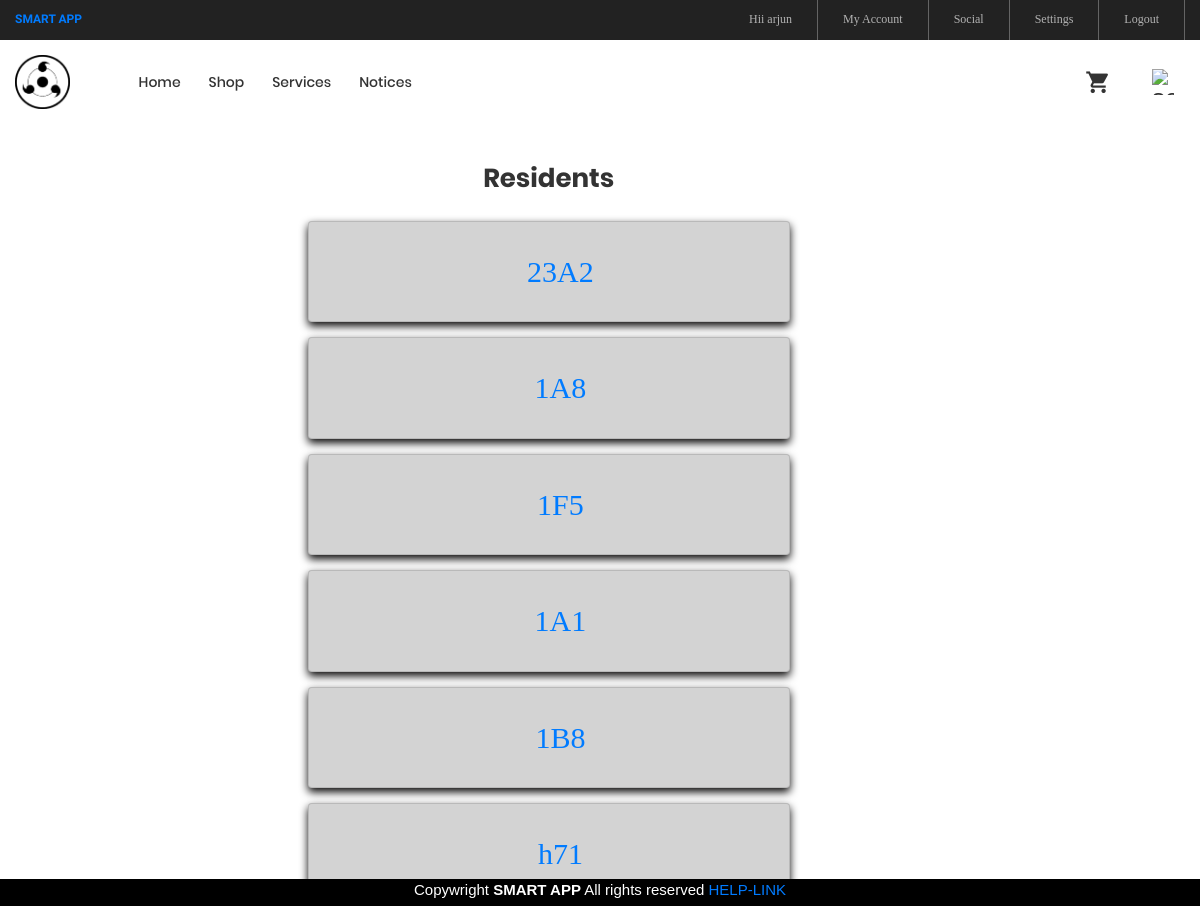
/residents/ (signed in), run on the app's committed database.
### signin/models.py (models this page shows, shortened)
class UserProfile(models.Model):
        user = models.OneToOneField(User, on_delete=models.CASCADE)
        flat_number = models.CharField(max_length=30)
        mobile_number = models.CharField(max_length=20)
        pro_pic=models.ImageField(upload_to='images',blank=True,null=True)

### ser/views.py (the view)
# urls.py: path('residents/',views.residents,name="residents"),
@login_required
def residents(request):
    tenants=UserProfile.objects.all()
    info=[]
    for x in tenants:
        y={'flnum':x.flat_number}
        info.append(y)
    context={
            'info':info
        }
    return render(request,'residents.html',context)

### templates/residents.html (shortened to what this page needs)
{% extends "base.html" %}
{% load static %}
{% block page_content %}
<body>
<div class="row " style="margin-top: 10%">
  <div class="col-md-3"></div>
<div  class="col-md-5" style="color:black">
    <h1 class="ltext-108 cl2 hov-cl1 trans-04 p-b-10" style="text-align: center;">Residents</h1>
    {% for y in info %}
    <div class="card p-3 m-t-15" style="background-color: lightgray">
	<li class="btn">
                        <a class="nav-link" href= "{% url 'category-list' y.flnum %}" style="font-size: 30px"><span class="lnr lnr-apartment">{{y.flnum}}</span></a>
                    </li>
    </div>
{% endfor %}
</body>
{% endblock %}

### templates/base.html (shortened to what this page needs)
{% load static	 %}
<!DOCTYPE html>
<html lang="en">
<head>
	<link rel="stylesheet" type="text/css" href="{% static 'vendor/bootstrap/css/bootstrap.min.css' %}">
	<link rel="stylesheet" type="text/css" href="{% static 'fonts/font-awesome-4.7.0/css/font-awesome.min.css' %}">
	<link rel="stylesheet" type="text/css" href="{% static 'fonts/iconic/css/material-design-iconic-font.min.css' %}">
	<link rel="stylesheet" type="text/css" href="{% static 'fonts/linearicons-v1.0.0/icon-font.min.css' %}">
	<link rel="stylesheet" type="text/css" href="{% static 'vendor/animate/animate.css' %}">
	<link rel="stylesheet" type="text/css" href="{% static 'vendor/css-hamburgers/hamburgers.min.css' %}">
	<link rel="stylesheet" type="text/css" href="{% static 'vendor/animsition/css/animsition.min.css' %}">
	<link rel="stylesheet" type="text/css" href="{% static 'vendor/select2/select2.min.css' %}">
	<link rel="stylesheet" type="text/css" href="{% static 'vendor/daterangepicker/daterangepicker.css' %}">
	<link rel="stylesheet" type="text/css" href="{% static 'vendor/slick/slick.css' %}">
	<link rel="stylesheet" type="text/css" href="{% static 'vendor/MagnificPopup/magnific-popup.css' %}">
	<link rel="stylesheet" type="text/css" href="{% static 'vendor/perfect-scrollbar/perfect-scrollbar.css' %}">
	<link rel="stylesheet" type="text/css" href="{% static 'css/util.css' %}">
	<link rel="stylesheet" type="text/css" href="{% static 'css/main.css' %}">
</head>
<body class="animsition">
	<header>
		<div class="container-menu-desktop">
			<div class="top-bar">
				<div class="content-topbar flex-sb-m h-full container">
					<div class="left-top-bar" style="font-family: Kaushan Script;color:  #9999ff;">
						<b><a href='/index'>SMART APP</a></b>
					</div>
					<div class="right-top-bar flex-w h-full">
						 {% if user.is_authenticated %}
						<a href="#" class="flex-c-m trans-04 p-lr-25" style="border-left: none">
							Hii {{user.first_name}}
						</a>
						<a href="/profile" class="flex-c-m trans-04 p-lr-25">
							My Account
						</a>
						<a href="/residents" class="flex-c-m trans-04 p-lr-25">
							Social
						</a>
						<a href="{% url 'password_change' %}"class="flex-c-m trans-04 p-lr-25">
							Settings
						</a>
						<a href="/accounts/logout" class="flex-c-m trans-04 p-lr-25">
							Logout
						</a>
						{% else %}
						<a href="/accounts/login" class="flex-c-m trans-04 p-lr-25">
							Login
						</a>
						{% endif %}
					</div>
				</div>
			</div>
			<div class="wrap-menu-desktop">
				<nav class="limiter-menu-desktop container">
					<a  class="logo" href='/index'>
						<img src="{% static 'images/logo.png' %}" alt="IMG-LOGO">
					</a>
					<div class="menu-desktop">
						<ul class="main-menu">
								<li>
								<a href="/index">Home</a>
							</li>
							<li>
								<a href="/shop">Shop</a>
							</li>
							<li >
								<a href="/req">Services</a>
							</li>
							<li>
								<a href="/h">Notices</a>
							</li>
						</ul>
					</div>
					<div class="wrap-icon-header flex-w flex-r-m">
						<div class="icon-header-item cl2 hov-cl1 trans-04 p-l-22 p-r-11 " >
							<a href="/list" class="dis-block icon-header-item cl2 hov-cl1 trans-04 p-l-22 p-r-11 " >
							<i class="zmdi zmdi-shopping-cart"></i>
						</a>
						</div>
						<a href="/show" class="dis-block icon-header-item cl2 hov-cl1 trans-04 p-l-22 p-r-11 " >
							 <img src="{% static 'images/service.png' %}" alt="service" style="width:22px;height:26px;float:right; " >
						</a>
					</div>
				</nav>
			</div>
		</div>
	</header>
	<div class="flex-container " style="margin-bottom: 8%">
{% block page_content %}
{% endblock %}
</div><body>
<div class="flex-container " style="background-color:black;color:white;position:fixed; left: 0; bottom: 0; width: 100%;z-index:3;height:3%;">
 <footer>
 <center>Copywright <b>SMART APP</b> All rights reserved <a href="https://www.google.co.in/">
  HELP-LINK</a></center>
</footer>
</div>
</body>
</html>

### signin/static/css/main.css (style rules this page uses)
.container { max-width: 1380px; }
@media (max-width: 1600px) { .container { max-width: 1200px; } }
.container-menu-desktop { height: auto; width: 100%; position: relative; -webkit-transition: all 0.3s; -o-transition: all 0.3s; -moz-transition: all 0.3s; transition: all 0.3s; }
.top-bar { height: 40px; background-color: #222; }
.left-top-bar { font-family: Poppins-Regular; font-size: 12px; line-height: 1.8; color: #b2b2b2; }
.right-top-bar a { font-family: Poppins-Regular; font-size: 12px; line-height: 1.8; height: 100%; color: #b2b2b2; border-right: 1px solid rgba(255,255,255,0.3); }
.right-top-bar a:first-child { border-left: 1px solid rgba(255,255,255,0.3); }
.wrap-menu-desktop { position: fixed; z-index: 1100; background-color: transparent; width: 100%; height: 84px; top: 40px; left: 0px; -webkit-transition: height 0.3s, background-color 0.3s; -o-transition: height 0.3s, background-color 0.3s; -moz-transition: height 0.3s, background-color 0.3s; transition: height 0.3s, background-color 0.3s; }
.limiter-menu-desktop { height: 100%; display: -webkit-box; display: -webkit-flex; display: -moz-box; display: -ms-flexbox; display: flex; align-items: center; background-color: transparent; }
.logo { display: -webkit-box; display: -webkit-flex; display: -moz-box; display: -ms-flexbox; display: flex; align-items: center; height: 65%; margin-right: 55px; }
.logo img { max-width: 100%; max-height: 100%; }
.menu-desktop { display: -webkit-box; display: -webkit-flex; display: -moz-box; display: -ms-flexbox; display: flex; align-items: center; height: 100%; }
.main-menu { list-style-type: none; margin: 0; display: -webkit-box; display: -webkit-flex; display: -moz-box; display: -ms-flexbox; display: flex; align-items: center; }
.main-menu > li { display: block; position: relative; padding: 20px 10px 20px 0px; margin: 0px 4px 0px 14px; }
.main-menu > li > a { font-family: Poppins-Medium; font-size: 14px; color: #333; padding: 5px 0px; transition: all 0.4s; -webkit-transition: all 0.4s; -o-transition: all 0.4s; -moz-transition: all 0.4s; }
.wrap-icon-header { flex-grow: 1; }
.icon-header-item { position: relative; font-size: 26px; line-height: 1; cursor: pointer; }
.cl2 { color: #333; }
.ltext-108 { font-family: Poppins-Bold; font-size: 26px; line-height: 1.3846; }

### templates/base.html (style rules this page uses)
.card { box-shadow: 0 4px 8px 0 rgb(7, 6, 6); transition: 0.3s; }

### data on the page
UserProfile: flnum "23A2"
UserProfile: flnum "1A8"
UserProfile: flnum "1F5"
UserProfile: flnum "1A1"
UserProfile: flnum "1B8"
UserProfile: flnum "h71"

### other printed values
{{ user.first_name }} "arjun"
